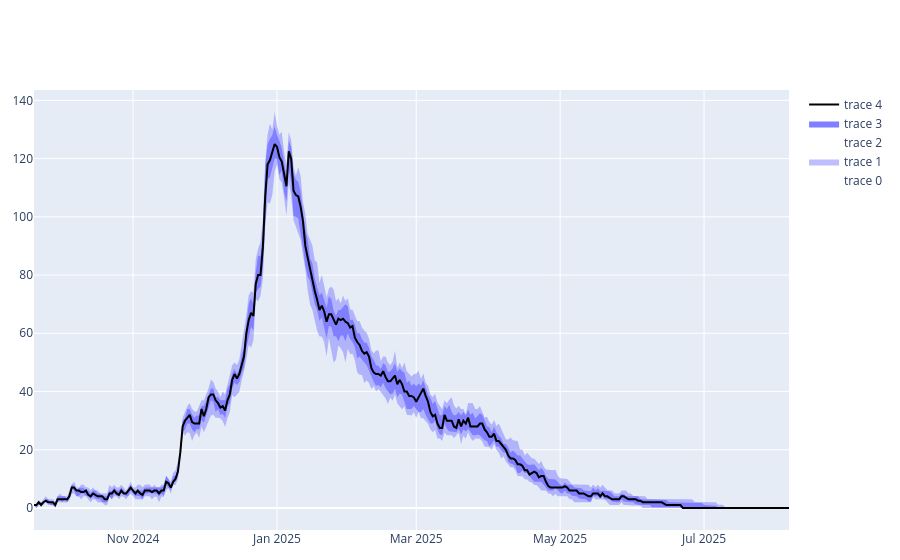

Source (notebook cell):
### Code cell
from virus_sim_dashboard.util import DEFAULT_FIGURE_LAYOUT
from plotly import graph_objects as go

fig = go.Figure()
fig.add_trace(go.Scatter(x=gim_summary.index, y=gim_summary[0.1], line_width=0))
fig.add_trace(go.Scatter(x=gim_summary.index, y=gim_summary[0.9], line_width=0, fill='tonexty', fillcolor="rgba(127,127,255,0.5)"))
fig.add_trace(go.Scatter(x=gim_summary.index, y=gim_summary[0.25], line_width=0))
fig.add_trace(go.Scatter(x=gim_summary.index, y=gim_summary[0.75], line_width=0, fill='tonexty', fillcolor="rgb(127,127,255)"))
fig.add_trace(go.Scatter(x=gim_summary.index, y=gim_summary[0.5], line_width=2, line_color="black"))

fig.show()

### Figure 1 — Plotly figure (JSON) as saved in the notebook; plotly's stock layout.template omitted (floating-point values rounded to 4 significant figures; data arrays with more than 128 entries replaced by an {"elided": "..."} marker saying what was removed)
{"data": [{"line": {"width": 0}, "type": "scatter", "x": {"elided": "321 str values"}, "y": {"elided": "321 float values"}}, {"fill": "tonexty", "fillcolor": "rgba(127,127,255,0.5)", "line": {"width": 0}, "type": "scatter", "x": {"elided": "321 str values"}, "y": {"elided": "321 float values"}}, {"line": {"width": 0}, "type": "scatter", "x": {"elided": "321 str values"}, "y": {"elided": "321 float values"}}, {"fill": "tonexty", "fillcolor": "rgb(127,127,255)", "line": {"width": 0}, "type": "scatter", "x": {"elided": "321 str values"}, "y": {"elided": "321 float values"}}, {"line": {"color": "black", "width": 2}, "type": "scatter", "x": {"elided": "321 str values"}, "y": {"elided": "321 float values"}}], "layout": {}}
